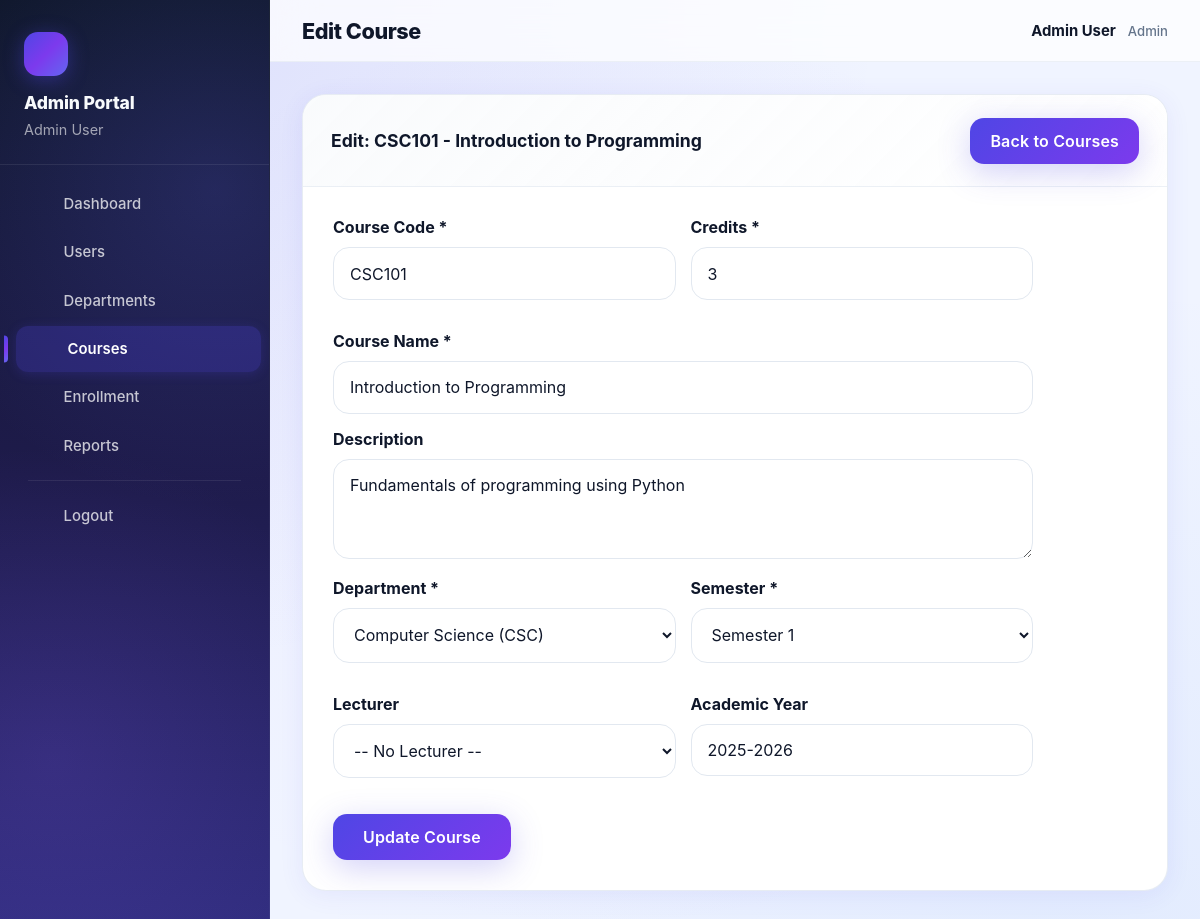
Page /admin/edit-course.php?id=1 (signed in) on the committed database.
### tables this page shows
CREATE TABLE courses (
    id INT AUTO_INCREMENT PRIMARY KEY,
    code VARCHAR(20) NOT NULL UNIQUE,
    name VARCHAR(200) NOT NULL,
    description TEXT,
    credits INT NOT NULL DEFAULT 3,
    semester INT NOT NULL DEFAULT 1,
    department_id INT DEFAULT NULL,
    lecturer_id INT DEFAULT NULL,
    academic_year VARCHAR(20) DEFAULT NULL,
    created_at TIMESTAMP DEFAULT CURRENT_TIMESTAMP,
    updated_at TIMESTAMP DEFAULT CURRENT_TIMESTAMP ON UPDATE CURRENT_TIMESTAMP,
    FOREIGN KEY (department_id) REFERENCES departments(id) ON DELETE SET NULL,
    FOREIGN KEY (lecturer_id) REFERENCES users(id) ON DELETE SET NULL
);

CREATE TABLE departments (
    id INT AUTO_INCREMENT PRIMARY KEY,
    name VARCHAR(100) NOT NULL,
    code VARCHAR(20) NOT NULL UNIQUE,
    description TEXT,
    hod_id INT DEFAULT NULL,
    created_at TIMESTAMP DEFAULT CURRENT_TIMESTAMP,
    updated_at TIMESTAMP DEFAULT CURRENT_TIMESTAMP ON UPDATE CURRENT_TIMESTAMP,
    FOREIGN KEY (hod_id) REFERENCES users(id) ON DELETE SET NULL
);

### admin/edit-course.php (the view, shortened to what this page needs)
<?php
require_once '../includes/config.php';
$conn = getDBConnection();
$course = null;
if (isset($_GET['id'])) {
    $courseId = intval($_GET['id']);
    $stmt = $conn->prepare("SELECT * FROM courses WHERE id = ?");
    $stmt->bind_param("i", $courseId);
    $stmt->execute();
    $course = $stmt->get_result()->fetch_assoc();
}
$departments = $conn->query("SELECT id, name, code FROM departments ORDER BY name");
?>
<!DOCTYPE html>
<html lang="en">
<head>
    <link rel="stylesheet" href="../assets/css/style.css">
</head>
<body>
    <div class="dashboard-container">
        <main class="main-content">
            <nav class="top-nav">
                <h1>Edit Course</h1>
                <div class="user-info">
                    <div class="user-name"><?php echo htmlspecialchars($_SESSION['first_name'] . ' ' . $_SESSION['last_name']); ?></div>
                    <div class="user-role"><?php echo ucfirst(getPortalMode()); ?></div>
                </div>
            </nav>
            <div class="page-content">
                <div class="card">
                    <div class="card-header">
                        <h3> Edit: <?php echo htmlspecialchars($course['code'] . ' - ' . $course['name']); ?></h3>
                        <a href="courses.php" class="btn btn-primary" style="padding: 8px 20px;"> Back to Courses</a>
                    </div>
                    <div style="padding: 30px;">
                        <form method="POST" action="" style="max-width: 700px;">
                            <div style="display: grid; grid-template-columns: 1fr 1fr; gap: 15px; margin-bottom: 15px;">
                                <div class="form-group">
                                    <label>Course Code *</label>
                                    <input type="text" name="code" class="form-control" required maxlength="20" value="<?php echo htmlspecialchars($course['code']); ?>" style="text-transform: uppercase;">
                                </div>
                                <div class="form-group">
                                    <label>Credits *</label>
                                    <input type="number" name="credits" class="form-control" required min="1" max="10" value="<?php echo $course['credits']; ?>">
                                </div>
                            </div>
                            <div class="form-group" style="margin-bottom: 15px;">
                                <label>Course Name *</label>
                                <input type="text" name="name" class="form-control" required value="<?php echo htmlspecialchars($course['name']); ?>">
                            </div>
                            <div class="form-group" style="margin-bottom: 15px;">
                                <label>Description</label>
                                <textarea name="description" class="form-control" rows="3"><?php echo htmlspecialchars($course['description']); ?></textarea>
                            </div>
                            <div style="display: grid; grid-template-columns: 1fr 1fr; gap: 15px; margin-bottom: 15px;">
                                <div class="form-group">
                                    <label>Department *</label>
                                    <select name="department_id" class="form-control" required>
                                        <?php
                                        $departments->data_seek(0);
                                        while ($dept = $departments->fetch_assoc()):
                                        ?>
                                            <option value="<?php echo $dept['id']; ?>" <?php echo ($dept['id'] == $course['department_id']) ? 'selected' : ''; ?>>
                                                <?php echo htmlspecialchars($dept['name']); ?> (<?php echo htmlspecialchars($dept['code']); ?>)
                                            </option>
                                        <?php endwhile; ?>
                                    </select>
                                </div>
                                <div class="form-group">
                                    <label>Semester *</label>
                                    <select name="semester" class="form-control" required>
                                        <?php for ($i = 1; $i <= 8; $i++): ?>
                                            <option value="<?php echo $i; ?>" <?php echo ($i == $course['semester']) ? 'selected' : ''; ?>>
                                                Semester <?php echo $i; ?>
                                            </option>
                                        <?php endfor; ?>
                                    </select>
                                </div>
                            </div>
                            <div style="display: grid; grid-template-columns: 1fr 1fr; gap: 15px; margin-bottom: 20px;">
                                <div class="form-group">
                                    <label>Lecturer</label>
                                    <select name="lecturer_id" class="form-control">
                                        <option value="0" <?php echo empty($course['lecturer_id']) ? 'selected' : ''; ?>>-- No Lecturer --</option>
                                    </select>
                                </div>
                                <div class="form-group">
                                    <label>Academic Year</label>
                                    <input type="text" name="academic_year" class="form-control" value="<?php echo htmlspecialchars($course['academic_year']); ?>">
                                </div>
                            </div>
                            <button type="submit" class="btn btn-primary" style="padding: 12px 30px;">
                                 Update Course
                            </button>
                        </form>
                    </div>
                </div>
            </div>
        </main>
    </div>
</body>
</html>

### assets/css/style.css (style rules this page uses)
:root { --bg-100: #f0f4ff; --bg-200: #e0e7ff; --bg-300: #e2e8f0; --surface: #ffffff; --surface-soft: #f8fafc; --surface-strong: #eff6ff; --text-base: #0f172a; --text-muted: #475569; --brand-primary: #4f46e5; --brand-primary-dark: #4338ca; --brand-secondary: #6366f1; --brand-accent: #22c55e; --border: #e2e8f0; --shadow-sm: 0 1px 3px rgba(15,23,42,0.06); --shadow-soft: 0 22px 70px rgba(15,23,42,0.1); --shadow-card: 0 4px 24px rgba(79,70,229,0.08); --shadow-hover: 0 12px 40px rgba(79,70,229,0.16); --glass-bg: rgba(255,255,255,0.72); --glass-border: rgba(255,255,255,0.4); --gradient-primary: linear-gradient(135deg, #4f46e5, #7c3aed, #6366f1); --gradient-warm: linear-gradient(135deg, #f59e0b, #ef4444); --gradient-cool: linear-gradient(135deg, #06b6d4, #3b82f6); --gradient-success: linear-gradient(135deg, #22c55e, #059669); --gradient-purple: linear-gradient(135deg, #8b5cf6, #a855f7); --gradient-pink: linear-gradient(135deg, #ec4899, #f43f5e); --gradient-sidebar: linear-gradient(180deg, #0f172a 0%, #1e1b4b 50%, #312e81 100%); --radius-sm: 12px; --radius-md: 18px; --radius-lg: 24px; --radius-xl: 32px; --transition-fast: 0.2s cubic-bezier(0.4, 0, 0.2, 1); --transition-med: 0.35s cubic-bezier(0.4, 0, 0.2, 1); }
*, *::before, *::after { margin: 0; padding: 0; box-sizing: border-box; }
html { font-size: 16px; scroll-behavior: smooth; }
body { font-family: 'Inter', 'Segoe UI', system-ui, -apple-system, sans-serif; background: var(--bg-100); background-image: radial-gradient(ellipse at 10% 0%, rgba(79,70,229,0.12) 0%, transparent 50%), radial-gradient(ellipse at 90% 100%, rgba(59,130,246,0.08) 0%, transparent 50%), radial-gradient(ellipse at 50% 50%, rgba(139,92,246,0.04) 0%, transparent 70%); background-attachment: fixed; color: var(--text-base); min-height: 100vh; -webkit-font-smoothing: antialiased; -moz-osx-font-smoothing: grayscale; }
button, input, select, textarea { font: inherit; }
a { color: var(--brand-primary); text-decoration: none; transition: color var(--transition-fast); }
.form-group { margin-bottom: 1rem; }
.form-group label { display: block; margin-bottom: 0.65rem; font-weight: 700; color: var(--text-base); }
.form-control, input[type="email"], input[type="password"], input[type="text"], select, textarea { width: 100%; padding: 0.95rem 1rem; border-radius: 16px; border: 1.5px solid var(--border); background: var(--surface); color: var(--text-base); transition: border-color var(--transition-med), box-shadow var(--transition-med), transform var(--transition-fast); }
textarea { min-height: 100px; resize: vertical; }
.btn { display: inline-flex; align-items: center; justify-content: center; gap: 0.5rem; padding: 0.85rem 1.5rem; border-radius: 14px; font-weight: 600; border: none; cursor: pointer; transition: all var(--transition-med); min-height: 46px; position: relative; overflow: hidden; letter-spacing: 0.01em; }
.btn-primary { background: var(--gradient-primary); background-size: 200% 200%; color: white; box-shadow: 0 8px 32px rgba(79,70,229,0.25); animation: gradient-shift 3s ease infinite; }
.card { background: var(--surface); border-radius: var(--radius-lg); box-shadow: var(--shadow-card); overflow: hidden; margin-bottom: 1.75rem; border: 1px solid rgba(226,232,240,0.8); transition: all var(--transition-med); position: relative; }
.card-header { padding: 1.4rem 1.75rem; border-bottom: 1px solid rgba(226,232,240,0.6); display: flex; justify-content: space-between; align-items: center; gap: 1rem; background: linear-gradient(135deg, rgba(248,250,252,0.8), rgba(255,255,255,0.9)); }
.card-header h3 { font-size: 1.1rem; color: var(--text-base); font-weight: 700; display: flex; align-items: center; gap: 0.6rem; }
.dashboard-container { display: flex; min-height: 100vh; }
.main-content { flex: 1; margin-left: 270px; min-height: 100vh; display: flex; flex-direction: column; }
.top-nav { background: var(--glass-bg); backdrop-filter: blur(20px); padding: 1.1rem 2rem; border-bottom: 1px solid rgba(226,232,240,0.6); display: flex; justify-content: space-between; align-items: center; gap: 1rem; position: sticky; top: 0; z-index: 50; }
.top-nav h1 { font-size: 1.35rem; color: var(--text-base); font-weight: 800; letter-spacing: -0.02em; }
.user-info { text-align: right; display: flex; align-items: center; gap: 0.75rem; }
.user-name { display: block; font-weight: 700; color: var(--text-base); font-size: 0.93rem; }
.user-role { font-size: 0.82rem; color: #64748b; font-weight: 500; }
.page-content { padding: 2rem; width: 100%; }

### rows in the picture
courses: code+name "CSC101 - Introduction to Programming", code "CSC101", credits "3", name "Introduction to Programming", description "Fundamentals of programming using Python", department_id "Computer Science (CSC)", semester "Semester 1", academic_year "2025-2026"

### other values in the picture
$portalLabel "Admin Portal"
$_SESSION['first_name'] . ' ' . $_SESSION['last_name'] "Admin User"
$item[1] "Dashboard"
$item[1] "Users"
$item[1] "Departments"
$item[1] "Courses"
$item[1] "Enrollment"
$item[1] "Reports"
getPortalMode() "Admin"
